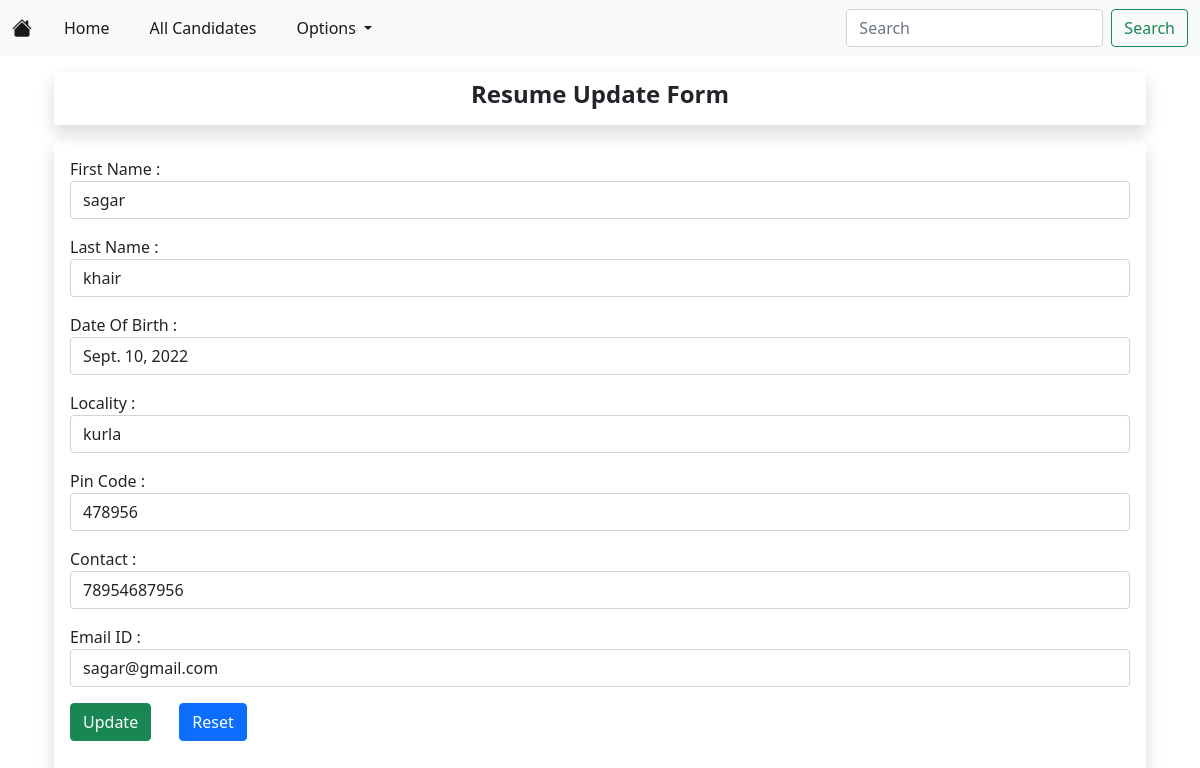
The app's page /update/6 with its own data.
### resumeapp/models.py (models this page shows)
class ResumeModel(models.Model):
    fname=models.CharField(max_length=100)
    lname=models.CharField(max_length=100)
    D_o_b = models.DateField(auto_now=False,auto_now_add=False)
    gender = models.CharField(max_length=100)
    language = models.CharField(max_length=100)
    locality= models.CharField(max_length=100)
    city=models.CharField(choices=city_choice, max_length=100)
    state=models.CharField(choices=state_choice,max_length=100)
    pin = models.PositiveIntegerField()
    contact = models.PositiveIntegerField()
    email = models.EmailField()
    prefered_language = models.CharField(max_length=100)
    profile_photo =  models.ImageField(upload_to = 'profile_image/')

### resumeapp/views.py (the view, shortened to what this page needs)
# urls.py: path('update/<int:pk>',views.update.as_view(),name='update'),
class update(View):
    def get(self,request,pk):
        data = ResumeModel.objects.filter(id=pk)
        print(pk)
        return render(request,'resume/update.html',{'data':data})

### templates/resume/update.html (shortened to what this page needs)
{% extends 'resume/base.html' %}
{% load static %}
{% block js %}
<link rel="stylesheet" href="//code.jquery.com/ui/1.13.2/themes/base/jquery-ui.css">
{% endblock js %}
{% block body %}
<div class="container my-3">
    <div class="text-center p-2 mb-3 shadow">
        <h4 class="fw-bold">Resume Update Form</h4>
    </div>
    <div class="container p-3 shadow">
        {% for d in data %}
        <form action="{% url 'update' d.id %}" method="post">
            <div class="form-group mb-3">
                <label for="fname">First Name :</label>
                <input class="form-control" type="text" name="fname" id="fname" value="{{d.fname}}" maxlength="100" required>
            </div>
            <div class="form-group mb-3">
                <label for="lname">Last Name :</label>
                <input class="form-control" type="text" name="lname" id="lname" value="{{d.lname}}" maxlength="100" required>
            </div>
            <div class="form-group mb-3">
                <label for="D_o_b">Date Of Birth :</label>
                <input class="form-control" type="text" name="D_o_b" id="D_o_b" value="{{d.D_o_b}}" maxlength="100" required>
            </div>
            <div class="form-group mb-3">
                <label for="locality">Locality :</label>
                <input class="form-control" type="text" name="locality" id="locality" value="{{d.locality}}" maxlength="100" required>
            </div>
            <div class="form-group mb-3">
                <label for="pin">Pin Code :</label>
                <input class="form-control" type="text" name="pin" id="pin" value="{{d.pin}}" maxlength="100" required>
            </div>
            <div class="form-group mb-3">
                <label for="contact">Contact :</label>
                <input class="form-control" type="text" name="contact" id="contact" value="{{d.contact}}" maxlength="100" required>
            </div>
            <div class="form-group mb-3">
                <label for="email">Email ID :</label>
                <input class="form-control" type="text" name="email" id="email" value="{{d.email}}" maxlength="100" required>
            </div>
            <div class="form-group mb-3">
                <button class="btn btn-success me-4" type="submit">Update</button>
                <button class="btn btn-primary me-4" type="reset">Reset</button>
            </div>
        </form>
        {% endfor %}
    </div>
</div>
{% endblock body %}

### records on screen
ResumeModel: fname "sagar", lname "khair", D_o_b "Sept. 10, 2022", locality "kurla", pin "478956", contact "78954687956", email "sagar@gmail.com"
